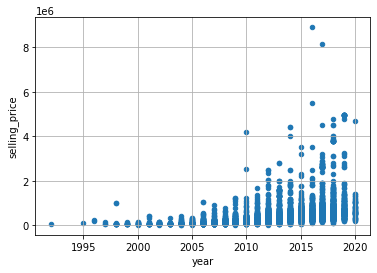

Here is the Python script that generated this plot:
import numpy as np
import pandas as pd
import matplotlib.pyplot as plt

data = pd.read_csv("CAR DETAILS FROM CAR DEKHO.csv")
data.plot(kind ="scatter", x='year', y='selling_price')
plt.grid()
plt.show()
